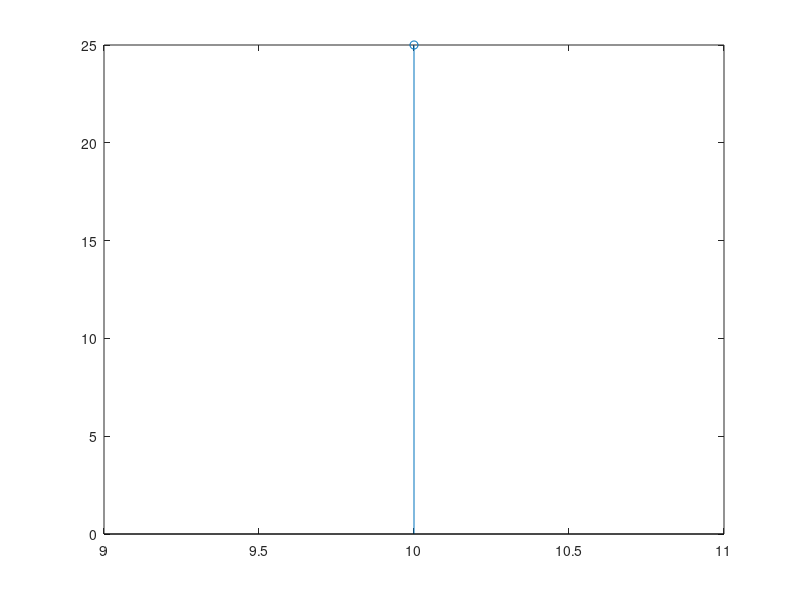

Write MATLAB code to recreate this figure.
clear all;
clc
clf

%n1=0:1:3;
%x=[1,2,3,1];
%n2=-1:1:2;
%h=[1,2,1,-1];

n1= input('Enter the range of sequence x:');
x= input('Enter the value of first sequence x(n):');
n2= input('Enter the range of sequence h:');
h= input('Enter the value of second sequence h(n):');
z=[]; 
for i=1:1:length(x)
 g = x.*h(i);
 z = [z ; g];
end
[r,c]=size(z); m=r+c; t=2; sum=0;
y=[];
while(t<=m)
    for i=1:r
        for j=1:c
            if i+j==t
                sum=sum+z(i,j);
            end
        end
    end
    t=t+1;
    y = [y sum];
    sum=0;
end
display(y);
n=min(n1)+min(n2):max(n1)+max(n2);
stem(n,y);



    
          
    
                



